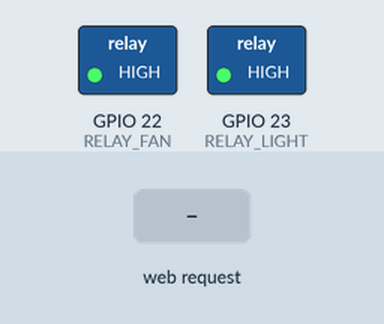
This sketch was run on a simulated ESP32. Parts: switched loads named in the sketch (green lamp = pin HIGH). The inputs (shaded band) are chosen by the test bench. WiFi joins after 1.5 s; servers stay silent unless stated; what the sketch prints to the serial monitor is not drawn.

Above: at 3.2 s.
3.3 s: HTTP request GET /light/ON received
At 4.5 s:
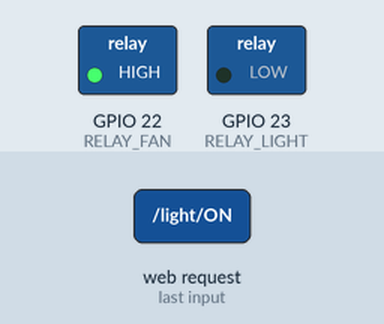
4.8 s: HTTP request GET /fan/ON received
At 5.9 s:
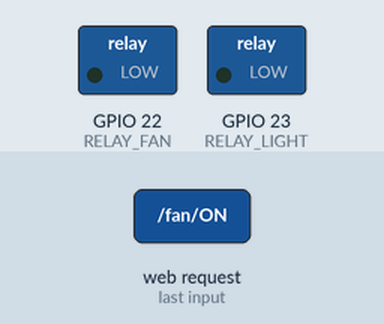
6.3 s: HTTP request GET /light/OFF received
At 7.0 s:
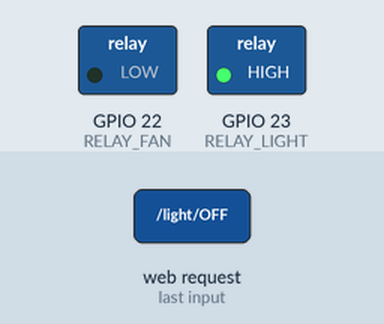
7.8 s: HTTP request GET /light/on received
At 8.2 s:
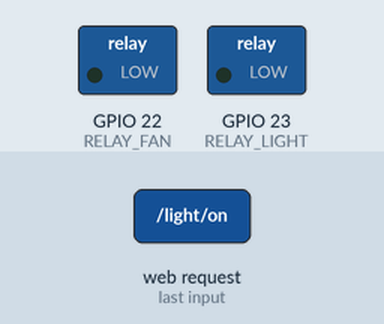
9.3 s: HTTP request GET /light/off received
At 10.5 s:
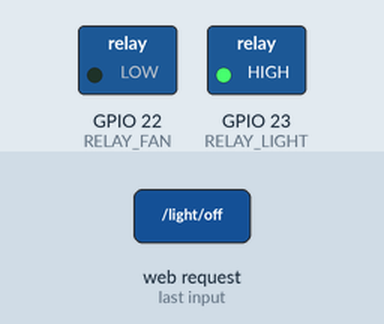
Timing chart, 0 to 11.8 s (numbered marks = the images above; inputs shaded):
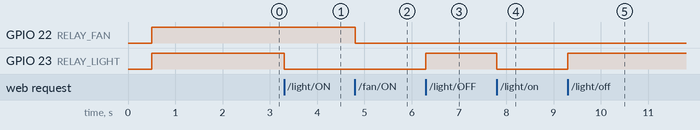

The sketch:

ESP_CODE.ino
```cpp
#include <WiFi.h>
#include <WebServer.h>

// --- Wi-Fi Credentials ---
const char* ssid     = "YOUR_WIFI_SSID";
const char* password = "YOUR_WIFI_PASSWORD";

// --- Hardware Pin Definitions ---
const int RELAY_LIGHT = 23; // GPIO connected to Light relay module
const int RELAY_FAN   = 22; // GPIO connected to Fan relay module

// --- Relay Logic Configuration ---
// Set to true if your relay module is Active LOW (common for relay boards)
// Set to false if your relay module is Active HIGH
const bool RELAY_ACTIVE_LOW = true;

// --- System State Variables ---
bool lightState = false;
bool fanState   = false;

WebServer server(80);

// Helper function to set physical GPIO state based on active logic
void setHardwareRelay(int pin, bool state) {
  if (RELAY_ACTIVE_LOW) {
    digitalWrite(pin, state ? LOW : HIGH);
  } else {
    digitalWrite(pin, state ? HIGH : LOW);
  }
}

// --- HTTP Route Handlers ---

void handleRoot() {
  String html = "<h1>ESP32 Control Hub</h1>";
  html += "<p>Light: " + String(lightState ? "ON" : "OFF") + "</p>";
  html += "<p>Fan: " + String(fanState ? "ON" : "OFF") + "</p>";
  server.send(200, "text/html", html);
}

// Route: /light/ON or /light/OFF
void handleLight() {
  String uri = server.uri();
  if (uri.endsWith("/ON") || uri.endsWith("/on")) {
    lightState = true;
    setHardwareRelay(RELAY_LIGHT, true);
    Serial.println("[ESP32] Hardware Action: LIGHT -> ON");
    server.send(200, "text/plain", "OK: LIGHT IS ON");
  } else if (uri.endsWith("/OFF") || uri.endsWith("/off")) {
    lightState = false;
    setHardwareRelay(RELAY_LIGHT, false);
    Serial.println("[ESP32] Hardware Action: LIGHT -> OFF");
    server.send(200, "text/plain", "OK: LIGHT IS OFF");
  } else {
    server.send(400, "text/plain", "Bad Request: Specify /ON or /OFF");
  }
}

// Route: /fan/ON or /fan/OFF
void handleFan() {
  String uri = server.uri();
  if (uri.endsWith("/ON") || uri.endsWith("/on")) {
    fanState = true;
    setHardwareRelay(RELAY_FAN, true);
    Serial.println("[ESP32] Hardware Action: FAN -> ON");
    server.send(200, "text/plain", "OK: FAN IS ON");
  } else if (uri.endsWith("/OFF") || uri.endsWith("/off")) {
    fanState = false;
    setHardwareRelay(RELAY_FAN, false);
    Serial.println("[ESP32] Hardware Action: FAN -> OFF");
    server.send(200, "text/plain", "OK: FAN IS OFF");
  } else {
    server.send(400, "text/plain", "Bad Request: Specify /ON or /OFF");
  }
}

// Route: /status (Returns JSON for JARVIS query checks)
void handleStatus() {
  String json = "{";
  json += "\"light\":\"" + String(lightState ? "ON" : "OFF") + "\",";
  json += "\"fan\":\"" + String(fanState ? "ON" : "OFF") + "\",";
  json += "\"rssi\":" + String(WiFi.RSSI());
  json += "}";
  server.send(200, "application/json", json);
}

void handleNotFound() {
  server.send(404, "text/plain", "404: Endpoint Not Found");
}

void setup() {
  Serial.begin(115200);
  delay(500);

  // Initialize GPIO pins
  pinMode(RELAY_LIGHT, OUTPUT);
  pinMode(RELAY_FAN, OUTPUT);

  // Ensure relays start OFF on boot
  setHardwareRelay(RELAY_LIGHT, false);
  setHardwareRelay(RELAY_FAN, false);

  // Connect to Wi-Fi
  Serial.println();
  Serial.print("[ESP32] Connecting to Wi-Fi: ");
  Serial.println(ssid);
  WiFi.mode(WIFI_STA);
  WiFi.begin(ssid, password);

  while (WiFi.status() != WL_CONNECTED) {
    delay(500);
    Serial.print(".");
  }

  Serial.println("\n[ESP32] Wi-Fi Connected!");
  Serial.print("[ESP32] Assigned IP Address: ");
  Serial.println(WiFi.localIP());

  // Define HTTP endpoints matching Python BASE_URL routes
  server.on("/", handleRoot);
  server.on("/light/ON", handleLight);
  server.on("/light/OFF", handleLight);
  server.on("/light/on", handleLight);
  server.on("/light/off", handleLight);

  server.on("/fan/ON", handleFan);
  server.on("/fan/OFF", handleFan);
  server.on("/fan/on", handleFan);
  server.on("/fan/off", handleFan);

  server.on("/status", handleStatus);
  server.onNotFound(handleNotFound);

  server.begin();
  Serial.println("[ESP32] HTTP Web Server initialized and listening on port 80.");
}

void loop() {
  // Handle client requests
  server.handleClient();

  // Non-blocking auto-reconnect if Wi-Fi drops
  static unsigned long lastCheck = 0;
  if (millis() - lastCheck > 10000) {
    lastCheck = millis();
    if (WiFi.status() != WL_CONNECTED) {
      Serial.println("[ESP32] Wi-Fi connection lost! Attempting reconnect...");
      WiFi.reconnect();
    }
  }
}
```

Measured:
- after the input at 3.3 s, GPIO 23 (RELAY_LIGHT): HIGH → LOW at once
- after the input at 4.8 s, GPIO 22 (RELAY_FAN): HIGH → LOW at once
- after the input at 6.3 s, GPIO 23 (RELAY_LIGHT): LOW → HIGH at once
- after the input at 7.8 s, GPIO 23 (RELAY_LIGHT): HIGH → LOW at once
- after the input at 9.3 s, GPIO 23 (RELAY_LIGHT): LOW → HIGH at once
